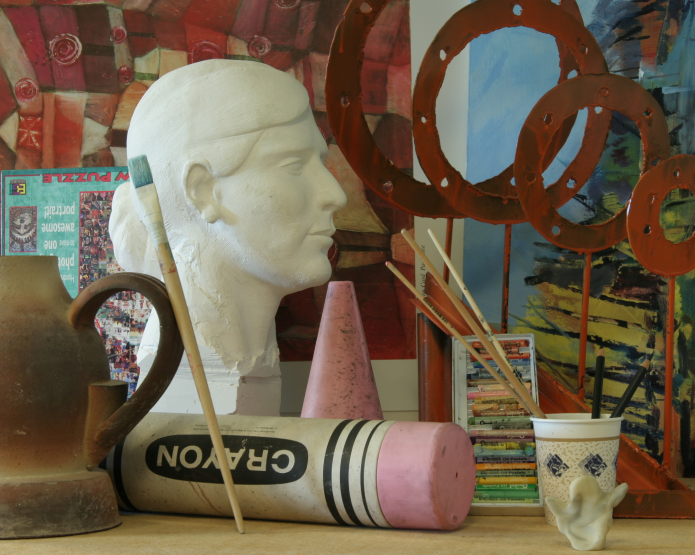
#> input picture PSNR_Assignment2/PSNR_Python/pred/Art/view1.png, 1390 x 1110 px (shown at 1/2 size)
$ python psnr_cal.py
#> lines starting #> are read from the running program, lines starting #| are printed output that depends on the picture
import math
import os
import numpy as np
import matplotlib.pyplot as plt
import cv2 as cv
from PIL import Image

# [6 lines left out: function psnr, not called in this run]

def sgbm(im1, im2, path):
    maxd = 1
    window_size = 7 #5
    left_matcher = cv.StereoSGBM_create(
        minDisparity=1,
        numDisparities=240,
        blockSize=3,
        P1=144, # 8 * 3 * window_size ** 2,
        P2=576, # 32 * 3 * window_size ** 2,
        # [4 lines of commented-out code are left out]
        preFilterCap=63,
        mode=cv.STEREO_SGBM_MODE_SGBM_3WAY
    )
    right_matcher = cv.ximgproc.createRightMatcher(left_matcher)
    lmbda = 8000
    sigma = 1.2
    wls_filter = cv.ximgproc.createDisparityWLSFilter(matcher_left=left_matcher)
    wls_filter.setLambda(lmbda)
    wls_filter.setSigmaColor(sigma)
    displ = left_matcher.compute(im1, im2)
    dispr = right_matcher.compute(im2, im1)
    displ = np.int16(displ)
    dispr = np.int16(dispr)
    disparity = wls_filter.filter(displ, im1, None, dispr) / 16.0
    # [9 lines of commented-out code are left out]
    cv.imwrite(os.path.join(path, 'disp1.png'), disparity, [cv.COLOR_BGR2GRAY])

# [43 lines left out: functions drawlines, sift, compute_and_show_epipolar, not called in this run]


def test():
    test_imgs = ["Art", "Dolls", "Reindeer"]
    this_file_path = os.path.dirname(__file__)

    for index in range(3):
        image_folder_path = os.path.join(this_file_path, 'pred', test_imgs[index])
        gt_folder_path = os.path.join(this_file_path, 'gt', test_imgs[index])

        im_l = cv.imread(os.path.join(image_folder_path, 'view1.png'), 0)
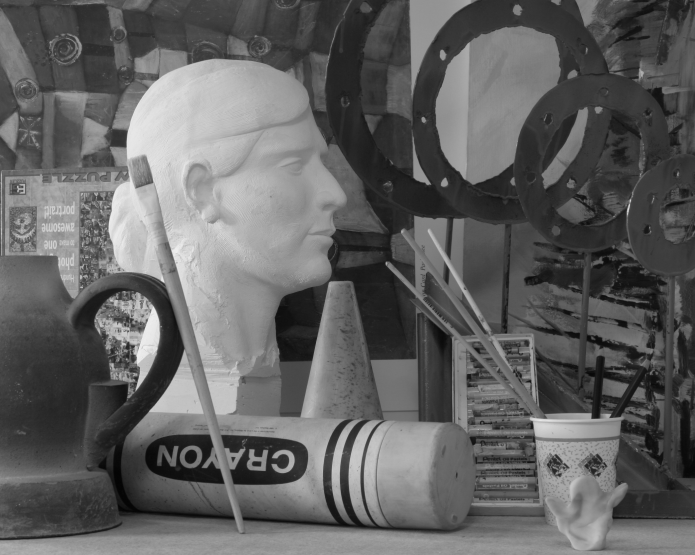
#> im_l: shape (1110, 1390) (shown at 1/2 size); min 2, max 243, mean 97.4
        im_r = cv.imread(os.path.join(image_folder_path, 'view5.png'), 0)
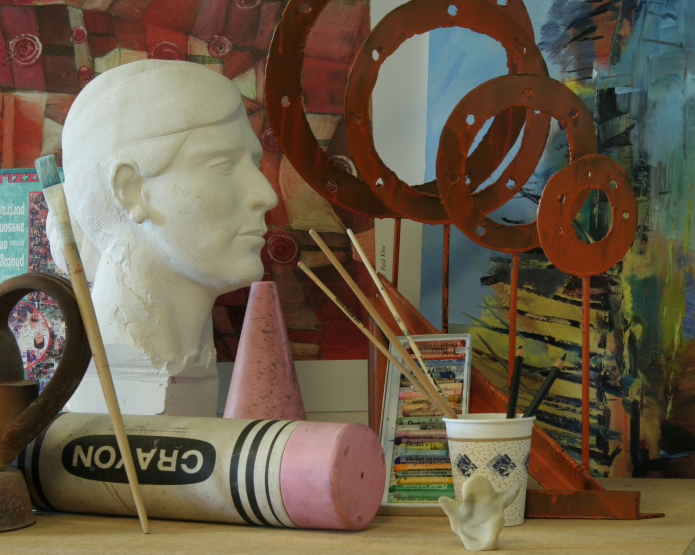
#> input picture PSNR_Assignment2/PSNR_Python/pred/Art/view5.png, 1390 x 1110 px (shown at 1/2 size)
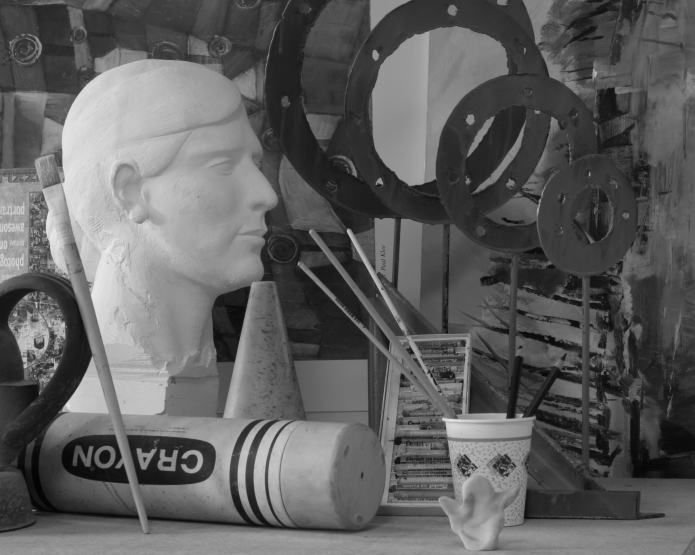
#> im_r: shape (1110, 1390) (shown at 1/2 size); min 2, max 243, mean 94.9

        sgbm(im_l, im_r, image_folder_path)
#> in sgbm, `displ = left_matcher.compute(im1, im2)`:
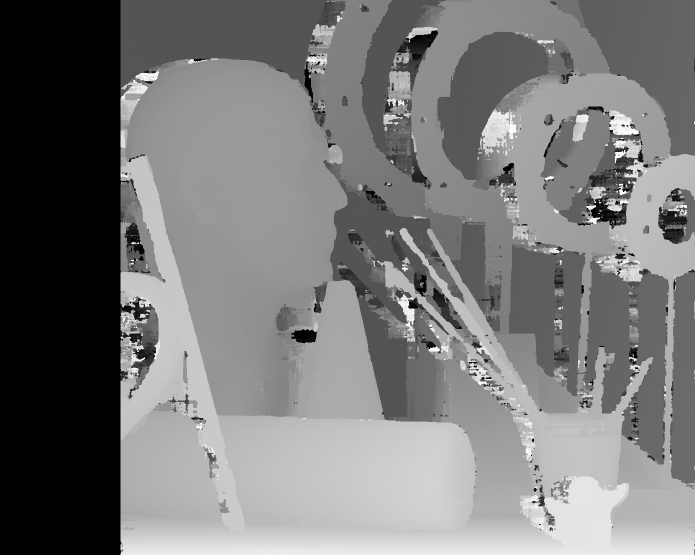
#> displ: shape (1110, 1390) int16 (shown at 1/2 size); min 0, max 3840, mean 1817.4; drawn with min black and max white
#> in sgbm, `dispr = right_matcher.compute(im2, im1)`:
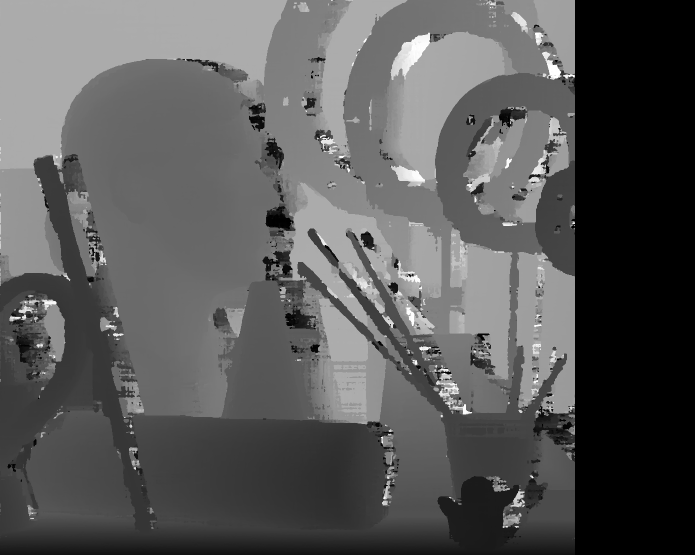
#> dispr: shape (1110, 1390) int16 (shown at 1/2 size); min -3856, max -16, mean -2509.2; drawn with min black and max white
#> in sgbm, `disparity = wls_filter.filter(displ, im1, None, dispr) / 16.0`:
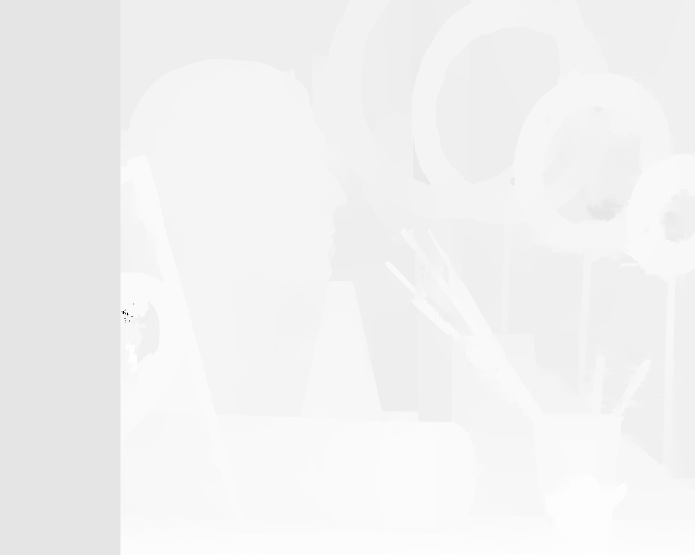
#> disparity: shape (1110, 1390) float64 (shown at 1/2 size); min -2048, max 228.1, mean 112.7; drawn with min black and max white
#> in sgbm, `cv.imwrite(os.path.join(path, 'disp1.png'), disparity, [cv.COLOR_BGR2G..`:
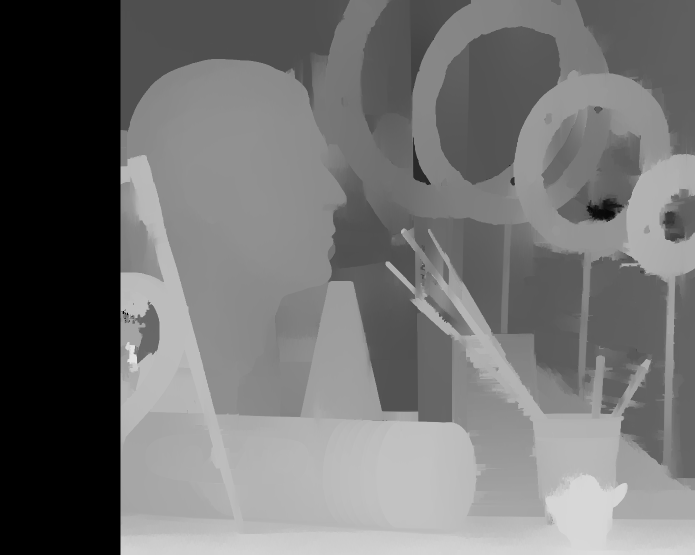
#> saved as disp1.png: shape (1110, 1390) (shown at 1/2 size); min 0, max 228, mean 112.7

        gt_names = os.path.join(gt_folder_path, 'disp1.png')
#> (the run stopped early here; a loop or call above may not have finished)
